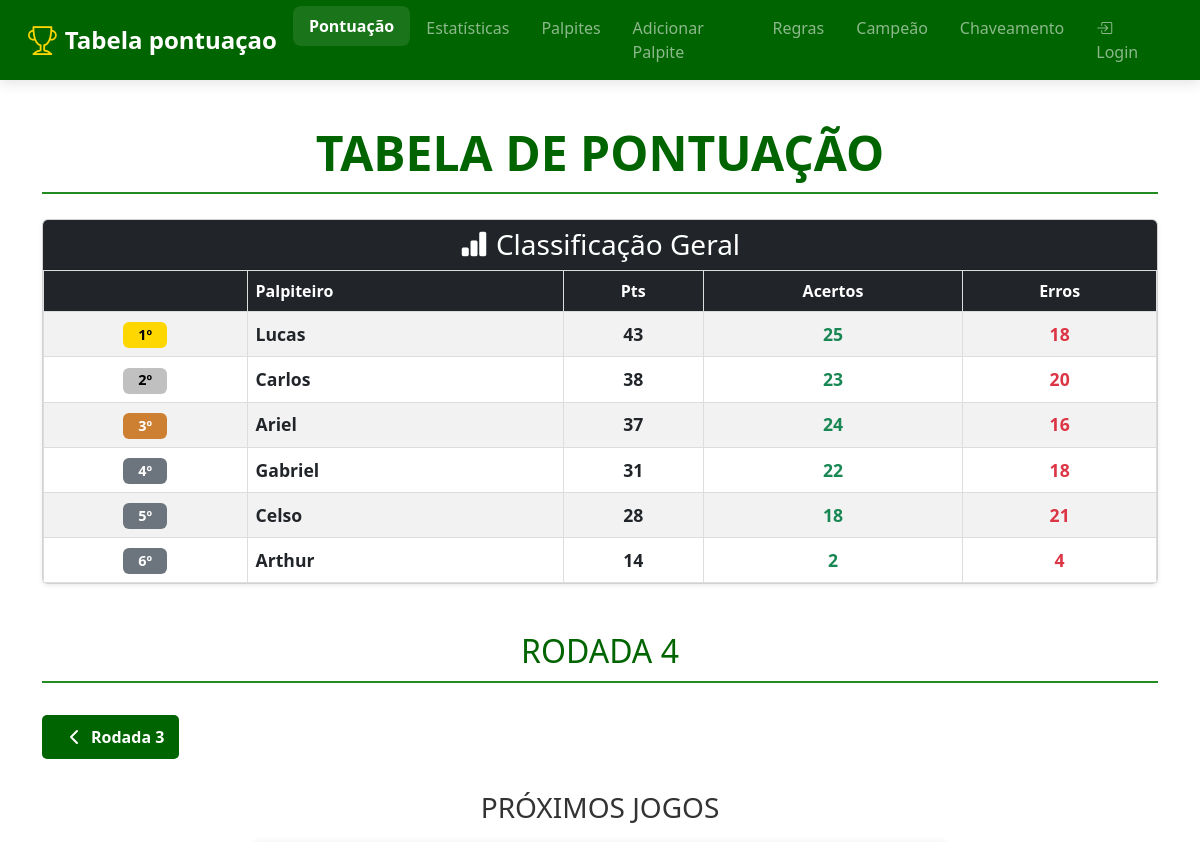
Before: / (upper part) with the older database file.
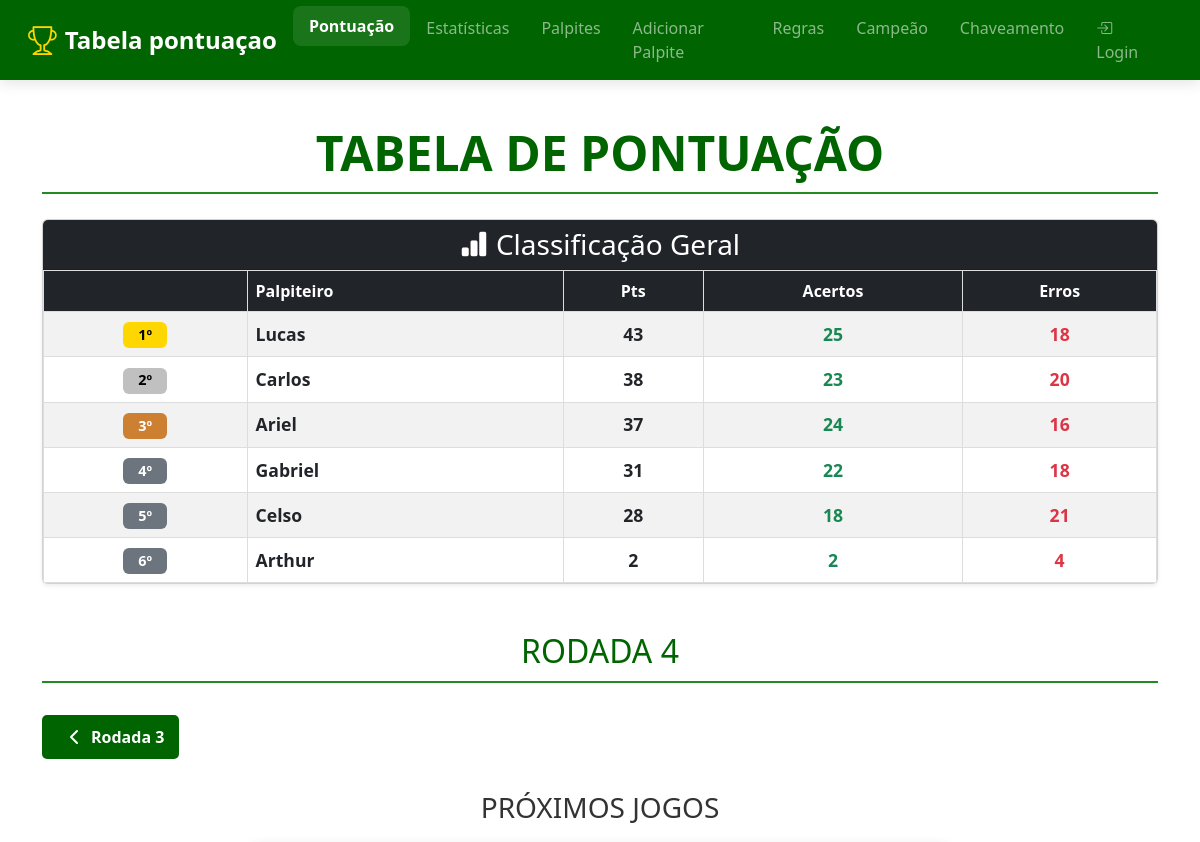
After: the same page with the newer database file.
### tables this page shows
CREATE TABLE pontuacao (
        id INTEGER PRIMARY KEY AUTOINCREMENT,
        posicao INTEGER,
        nome TEXT UNIQUE,
        pontos INTEGER DEFAULT 0,
        acertos INTEGER DEFAULT 0,
        erros INTEGER DEFAULT 0
    , pontos_bonus INTEGER DEFAULT 0);

### app.py (the view)
@app.route('/')
def index():
    conn = get_db_connection()
    pontuacao = conn.execute('''
        SELECT nome, acertos, erros, pontos, pontos_bonus,
               (pontos + pontos_bonus) as total_pontos
        FROM pontuacao
        ORDER BY total_pontos DESC, acertos DESC
    ''').fetchall()
    agora = datetime.now()
    rodada_param = request.args.get('rodada', type=int)
    rodadas_disponiveis_rows = conn.execute("SELECT DISTINCT rodada FROM jogos ORDER BY rodada").fetchall()
    rodadas_disponiveis = [r['rodada'] for r in rodadas_disponiveis_rows]
    rodada_ativa = rodada_param if (rodada_param and rodada_param in rodadas_disponiveis) else (rodadas_disponiveis[-1] if rodadas_disponiveis else 1)
    print(f"\n[LOG - index]: Rodada ativa para exibição: {rodada_ativa}\n")
    rodada_index = rodadas_disponiveis.index(rodada_ativa) if rodada_ativa in rodadas_disponiveis else -1
    tem_proxima = rodada_index != -1 and rodada_index < len(rodadas_disponiveis) - 1
    tem_anterior = rodada_index > 0
    agora_str = agora.strftime('%Y-%m-%d %H:%M')
    jogos_futuros = conn.execute("SELECT * FROM jogos WHERE rodada = ? AND data_hora > ? ORDER BY data_hora ASC", (rodada_ativa, agora_str)).fetchall()
    jogos_passados = conn.execute("SELECT * FROM jogos WHERE rodada = ? AND data_hora <= ? ORDER BY data_hora DESC", (rodada_ativa, agora_str)).fetchall()
    conn.close()
    return render_template('index.html',
        pontuacao=pontuacao,
        rodada_ativa=rodada_ativa,
        jogos_futuros=jogos_futuros,
        jogos_passados=jogos_passados,
        rodadas_disponiveis=rodadas_disponiveis,
        tem_proxima=tem_proxima,
        tem_anterior=tem_anterior,
        proxima_rodada=rodadas_disponiveis[rodada_index + 1] if tem_proxima else None,
        anterior_rodada=rodadas_disponiveis[rodada_index - 1] if tem_anterior else None
    )

### app.py (called while the page is built)
def get_db_connection():
    conn = sqlite3.connect('palpites.db')
    conn.row_factory = sqlite3.Row
    return conn

### templates/index.html (shortened to what this page needs)
<!DOCTYPE html>
<html lang="pt">
<head>
    <link href="https://cdn.jsdelivr.net/npm/bootstrap@5.3.0/dist/css/bootstrap.min.css" rel="stylesheet">
    <link rel="stylesheet" href="https://cdn.jsdelivr.net/npm/bootstrap-icons@1.10.0/font/bootstrap-icons.css">
    <link rel="stylesheet" href="{{ url_for('static', filename='style.css') }}">
</head>
<body>
    <header>
        <nav class="navbar navbar-expand-lg navbar-dark fixed-top" style="background-color: #006400 !important;">
            <div class="container-fluid">
                <a class="navbar-brand d-flex align-items-center" href="{{ url_for('index') }}">
                    <i class="bi bi-trophy me-2"></i>
                    <span>Tabela pontuaçao</span>
                </a>
                <div class="collapse navbar-collapse" id="navbarNav">
                    <ul class="navbar-nav mx-auto">
                        <li class="nav-item"><a class="nav-link active" href="{{ url_for('index') }}">Pontuação</a></li>
                        <li class="nav-item"><a class="nav-link" href="{{ url_for('estatisticas') }}">Estatísticas</a></li>
                        <li class="nav-item"><a class="nav-link" href="{{ url_for('exibir_palpites') }}">Palpites</a></li>
                        <li class="nav-item"><a class="nav-link" href="{{ url_for('adicionar_palpites') }}">Adicionar Palpite</a></li>
                        <li class="nav-item"><a class="nav-link" href="{{ url_for('regra') }}">Regras</a></li>
                        <li class="nav-item"><a class="nav-link" href="{{ url_for('ver_palpites_campeao') }}">Campeão</a></li>
                        <li class="nav-item"><a class="nav-link" href="{{ url_for('chaveamento') }}">Chaveamento</a></li>
                    </ul>
                    <ul class="navbar-nav">
                        {% if session.logged_in %}
                        <li class="nav-item dropdown">
                            <a class="nav-link dropdown-toggle" href="#" id="navbarDropdownAdmin" role="button" data-bs-toggle="dropdown" aria-expanded="false">
                                <i class="bi bi-gear-fill me-1"></i>Admin
                            </a>
                            <ul class="dropdown-menu dropdown-menu-end" aria-labelledby="navbarDropdownAdmin">
                                <li><a class="dropdown-item" href="{{ url_for('admin_dashboard') }}">Painel Admin</a></li>
                                <li><hr class="dropdown-divider"></li>
                                <li><a class="dropdown-item" href="{{ url_for('logout') }}">Sair</a></li>
                            </ul>
                        </li>
                        {% else %}
                        <li class="nav-item">
                            <a class="nav-link" href="{{ url_for('login') }}">
                                <i class="bi bi-box-arrow-in-right me-1"></i>Login
                            </a>
                        </li>
                        {% endif %}
                    </ul>
                </div>
            </div>
        </nav>
    </header>
    <main style="padding-top: 80px;">
        <div class="container py-4">
            <div class="text-center mb-4">
                <h1 class="display-5 fw-bold" style="color: #006400;">TABELA DE PONTUAÇÃO</h1>
            </div>
        <div class="card shadow-sm mb-5">
            <div class="card-header bg-dark text-white">
                <h3 class="card-title mb-0"><i class="bi bi-bar-chart-fill me-2"></i>Classificação Geral</h3>
            </div>
            <div class="card-body p-0">
                <div class="table-responsive">
                    <table class="table table-striped table-hover mb-0">
                        <thead class="table-dark">
                            <tr>
                                <th class="text-center"></th>
                                <th>Palpiteiro</th>
                                <th class="text-center">Pts</th>
                                <th class="text-center">Acertos</th>
                                <th class="text-center">Erros</th>
                            </tr>
                        </thead>
                        <tbody>
                            {% for jogador in pontuacao %}
                            <tr class="align-middle">
                                <td class="text-center">
                                    {% if loop.index == 1 %}
                                        <span class="badge bg-gold">{{ loop.index }}º</span>
                                    {% elif loop.index == 2 %}
                                        <span class="badge bg-silver">{{ loop.index }}º</span>
                                    {% elif loop.index == 3 %}
                                        <span class="badge bg-bronze">{{ loop.index }}º</span>
                                    {% else %}
                                        <span class="badge bg-secondary">{{ loop.index }}º</span>
                                    {% endif %}
                                </td>
                                <td>
                                    <div class="d-flex align-items-center">
                                        <strong class="player-name">{{ jogador.nome }}</strong>
                                    </div>
                                </td>
                                <td class="pri">{{ jogador.total_pontos }}</td>
                                <td class="text-center text-success fw-bold">{{ jogador.acertos }}</td>
                                <td class="text-center text-danger fw-bold">{{ jogador.erros }}</td>
                            </tr>
                            {% endfor %}
                        </tbody>
                    </table>
                </div>
            </div>
        </div>
        <h2>RODADA {{ rodada_ativa }}</h2>
        <div class="rodada-navigation">
        {% if tem_anterior %}
            <a href="{{ url_for('index', rodada=anterior_rodada) }}" class="nav-arrow left-arrow">
                <svg xmlns="http://www.w3.org/2000/svg" width="24" height="24" viewBox="0 0 24 24" fill="none" stroke="currentColor" stroke-width="2" stroke-linecap="round" stroke-linejoin="round">
                    <path d="M15 18l-6-6 6-6"/>
                </svg>
                Rodada {{ anterior_rodada }}
            </a>
        {% endif %}
        </div>
        {% if jogos_futuros %}
        <h3 class="ko">PRÓXIMOS JOGOS</h3>
        {% else %}
        <div class="resultadoJogo">
            <div class="match-row">
                <h4 class="no-games-message"><strong>Não há próximos jogos Agendados</strong></h4>
            </div>
        </div>
        {% endif %}
        {% if jogos_passados %}
        <br>
        <h3 class="ko">RESULTADOS DA RODADA</h3>
        <div class="resultadoJogo">
            <div class="table-container">
                {% for jogo in jogos_passados %}
                <div class="result-row">
                    <div class="team team-home">
                        <img class="team-logo" src="{{ jogo.time1_img }}" alt="{{ jogo.time1_nome }}">
                        <span class="team-sigla">{{ jogo.time1_sigla }}</span>
                    </div>
                    <div class="match-center">
                        {% if jogo.status == 'Finalizado' %}
                            <div class="match-status finished">FIM</div>
                            <div class="match-score">{{ jogo.placar_time1 }} - {{ jogo.placar_time2 }}</div>
                        {% elif jogo.status == 'Ao Vivo' %}
                            <div class="match-status live">AO VIVO</div>
                            <div class="match-score">{{ jogo.placar_time1 }} - {{ jogo.placar_time2 }}</div>
                        {% else %}
                            <div class="match-status live">AO VIVO</div>
                            <div class="match-score">- x -</div>
                        {% endif %}
                    </div>
                    <div class="team team-away">
                        <span class="team-sigla">{{ jogo.time2_sigla }}</span>
                        <img class="team-logo" src="{{ jogo.time2_img }}" alt="{{ jogo.time2_nome }}">
                    </div>
                </div>
                {% endfor %}
            </div>
        </div>
        {% else %}
            <br>
        {% endif %}
        </div>
    </main>
</body>
</html>

### static/style.css (style rules this page uses)
:root { --trophy-gold: #ffd700; }
body { font-family: 'Segoe UI', Tahoma, Geneva, Verdana, sans-serif,-apple-system, BlinkMacSystemFont, Roboto, "Helvetica Neue"; margin: 0; padding: 0; background-color: #e0e0e0; color: #333; }
.badge { font-size: 0.9rem; padding: 0.4em 0.7em; min-width: 2.75rem; }
.bg-gold { background-color: #ffd700 !important; color: #000 !important; }
.bg-silver { background-color: #c0c0c0 !important; color: #000 !important; }
.bg-bronze { background-color: #cd7f32 !important; color: #fff !important; }
header { padding: 0; box-shadow: none; border-bottom: none; }
.navbar { background-color: var(--primary-color) !important; box-shadow: 0 4px 12px rgba(0, 0, 0, 0.1); padding: 0.5rem 1rem; }
.navbar-brand { font-weight: 700; font-size: 1.5rem; display: flex; align-items: center; }
.navbar-brand i { font-size: 1.8rem; color: var(--trophy-gold); }
.nav-link { font-weight: 500; padding: 0.5rem 1rem !important; transition: all 0.3s ease; border-radius: 0.5rem; }
.nav-link:hover, .nav-link.active { background-color: rgba(255, 255, 255, 0.1) !important; transform: translateY(-2px); }
.nav-link.active { font-weight: 600; }
main { padding: 30px 20px; max-width: 1200px; padding-top: calc(var(--navbar-height) + 20px); flex: 1; margin: 20px auto; background-color: #ffffff; border-radius: 10px; box-shadow: 0 6px 12px rgba(0, 0, 0, 0.1); color: #333; }
h1, h2 { color: #006400; font-size: 2em; margin-bottom: 25px; text-transform: uppercase; text-align: center; border-bottom: 2px solid #228B22; padding-bottom: 10px; letter-spacing: normal; }
h3 { margin-bottom: 20px; text-align: center; }
.ko { margin-bottom: 20px; text-align: center; color: #333; }
.pri { color: #057030; font-weight: bold; text-shadow: none; }
table, th, td { border: 1px solid #ddd; }
td { padding: 15px; text-align: center; font-size: 1.1em; color: #333; }
html, body { height: 100%; margin: 0; padding: 0; }
.rodada-navigation { display: flex; justify-content: space-between; align-items: center; margin: 2rem 0; }
.nav-arrow { display: flex; align-items: center; padding: 10px 15px; background-color: #006400; color: white; text-decoration: none; border-radius: 5px; font-weight: bold; transition: background-color 0.3s; }
.nav-arrow svg { margin: 0 5px; }
.left-arrow { margin-right: auto; }

Changed rows visible on the page:
changed pontuacao "Arthur": total_pontos "14" → "2"
